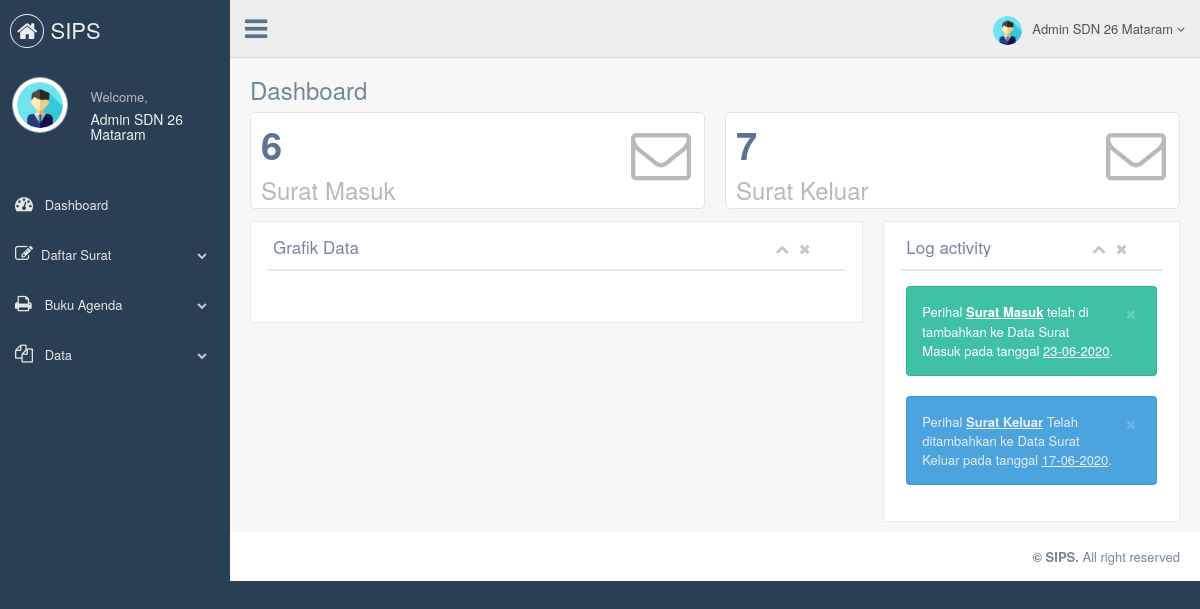
The app's page /index.php (signed in) with its own data.
### tables this page shows
CREATE TABLE `surat_masuk` (
  `id_masuk` int(5) NOT NULL,
  `no_surat` varchar(20) NOT NULL,
  `perihal` varchar(100) NOT NULL,
  `tanggal_surat` date NOT NULL,
  `asal_surat` varchar(100) NOT NULL,
  `file` varchar(50) NOT NULL
);

CREATE TABLE `surat_keluar` (
  `id_keluar` int(5) NOT NULL,
  `no_surat` varchar(20) NOT NULL,
  `perihal` varchar(100) NOT NULL,
  `tanggal_surat` date NOT NULL,
  `tujuan` varchar(100) NOT NULL,
  `file` varchar(50) NOT NULL
);

### function_tanggal.php (called while the page is built, shortened)
<?php
	function IndonesiaTgl($tanggal)
	{
		$tgl 	= substr($tanggal, 8,2);
		$bln	= substr($tanggal, 5,2);
		$thn	= substr($tanggal, 0,4);
		$tanggal="$tgl-$bln-$thn";
		return $tanggal;
	}
?>

### home.php (the view, shortened to what this page needs)
<?php
	$query 	= "SELECT * FROM surat_masuk";
	$sql   	= mysqli_query($connect, $query);
	$count1	= mysqli_num_rows($sql);
	$query 	= "SELECT * FROM surat_keluar";
	$sql   	= mysqli_query($connect, $query);
	$count2	= mysqli_num_rows($sql);
?>
<div class="">
	<div class="page-title">
		<div class="title_left">
			<h3>Dashboard</h3>
		</div>
	</div>
	<div class="clearfix"></div>
	<div class="row top_tiles">
		<a href="index.php?page=surat_masuk">
			<div class="animated flipInY col-lg-6 col-md-6 col-sm-6 col-xs-12">
				<div class="tile-stats">
					<div class="icon"><i class="fa fa-envelope-o"></i></div>
					<div class="count"><?php echo $count1 ?></div>
					<h3>Surat Masuk</h3>
				</div>
			</div>
		</a>
		<a href="index.php?page=surat_keluar">
			<div class="animated flipInY col-lg-6 col-md-6 col-sm-6 col-xs-12">
				<div class="tile-stats">
					<div class="icon"><i class="fa fa-envelope-o"></i></div>
					<div class="count"><?php echo $count2 ?></div>
					<h3>Surat Keluar</h3>
				</div>
			</div>
		</a>
	</div>
</div>
<div class="row">
	<div class="col-md-8 col-sm-6 col-xs-12">
           <div class="x_panel">
               <div class="x_title">
                   <h2>Grafik Data <small>Persentase</small></h2>
                   <ul class="nav navbar-right panel_toolbox">
                     <li><a class="collapse-link"><i class="fa fa-chevron-up"></i></a></li>
                     <li><a class="close-link"><i class="fa fa-close"></i></a></li>
                   </ul>
               <div class="clearfix"></div>
               </div>
               <div class="x_content">
               </div>
           </div>
       </div>
	<div class="col-md-4 col-sm-6 col-xs-12">
           <div class="x_panel">
               <div class="x_title">
                 	<h2>Log activity <small>Lates Update</small></h2>
                 	<ul class="nav navbar-right panel_toolbox">
                   	<li><a class="collapse-link"><i class="fa fa-chevron-up"></i></a></li>
                   	<li><a class="close-link"><i class="fa fa-close"></i></a></li>
                 	</ul>
                 	<div class="clearfix"></div>
               </div>
               <div class="x_content bs-example-popovers">
               	<?php
               		$query = "SELECT * FROM surat_masuk ORDER BY id_masuk DESC LIMIT 1";
               		$sql   = mysqli_query($connect, $query);
               		while ($data1 = mysqli_fetch_array($sql)) {
               	?>
                 	<div class="alert alert-success alert-dismissible fade in" role="alert">
                   	<button type="button" class="close" data-dismiss="alert" aria-label="Close"><span aria-hidden="true">×</span></button>
                   	Perihal <strong><u><?php echo $data1['perihal'] ?></u></strong> telah di tambahkan ke Data Surat Masuk pada tanggal <u><?php echo IndonesiaTgl($data1['tanggal_surat']); ?></u>.
                 	</div>
                 	<?php } ?>
				<?php
               		$query = "SELECT * FROM surat_keluar ORDER BY id_keluar DESC LIMIT 1";
               		$sql   = mysqli_query($connect, $query);
               		while ($data2 = mysqli_fetch_array($sql)) {
               	?>
                	 <div class="alert alert-info alert-dismissible fade in" role="alert">
                   	<button type="button" class="close" data-dismiss="alert" aria-label="Close"><span aria-hidden="true">×</span></button>
                   	Perihal <strong><u><?php echo $data2['perihal']; ?></u></strong> Telah ditambahkan ke Data Surat Keluar pada tanggal <u><?php echo IndonesiaTgl($data2['tanggal_surat']); ?></u>.
                 	</div>
                 	<?php } ?>
			</div>
           </div>
       </div>
</div>

### records on screen
surat_masuk: perihal "Surat Masuk", tanggal_surat "23-06-2020"
surat_keluar: perihal "Surat Keluar", tanggal_surat "17-06-2020"

### other values on screen
$_SESSION['fullname'] "Admin SDN 26 Mataram"
$count1 "6"
$count2 "7"
